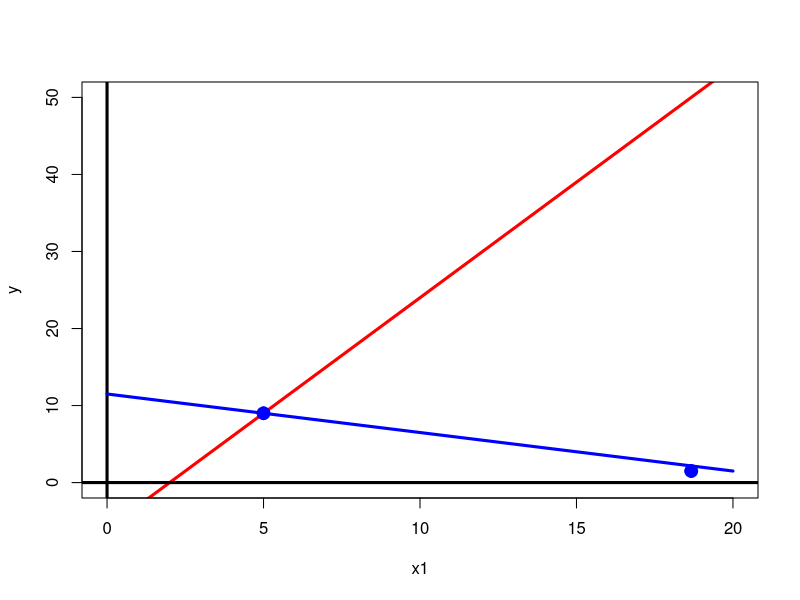

Reproduce this figure in R.
#c) Marque neste gráfico a aproximação inicial X^((0))=[■(20@50)].

require(pracma)

f1<-function(x1){3*x1-6}
f2<-function(x2){(23-x2)/2}

plot(f1,0,20,lwd = 3,col="red",ylab="y",xlab="x1",ylim=c(0,50))
abline(h=0,v=0,lwd=3)
curve((23-x)/2,from=0,to=20,lwd=3,col="blue",add=TRUE)

A<-matrix(c(3,-1,1,2),nrow= 2,ncol=2,byrow=TRUE)
b<-c(6, 23)
sol<-solve(A, b)

points(sol[1],sol[2],pch=10,col="blue",lwd = 6)

start<-c(20,50)
resultados<-matrix(,ncol=2,nrow=10)
for ( i in 1:10){
a<-itersolve(A,b, start, method = "Jacobi", nmax=i)
resultados[i,1]<-a$x[1]
resultados[i,2]<-a$x[2]
}

points(resultados[1,1],resultados[1,2],pch=10,col="blue",lwd=6)